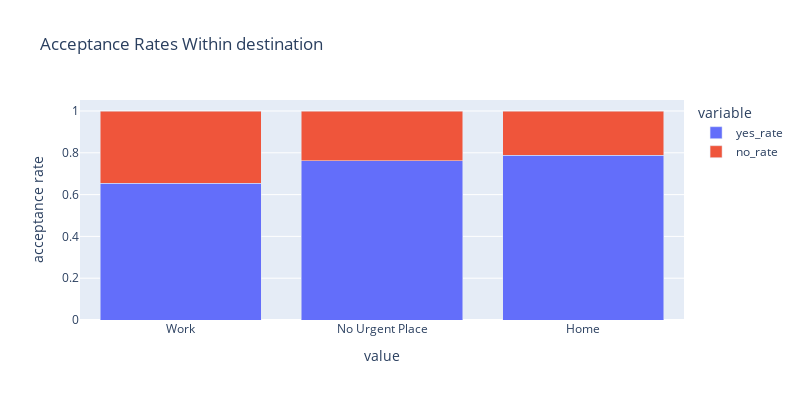
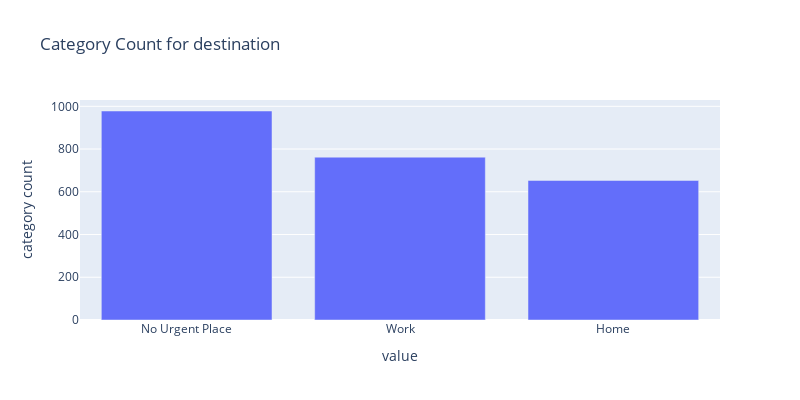
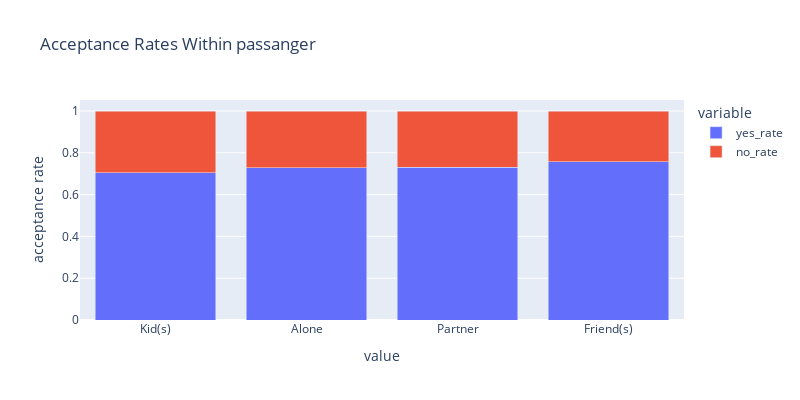
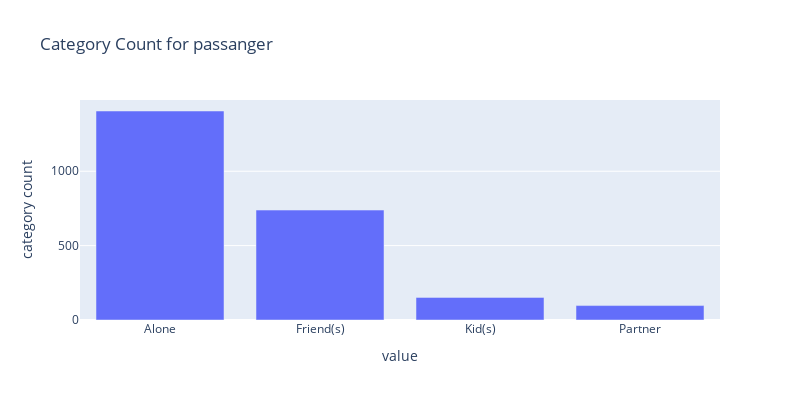

Write notebook code for charts like these, in order.
### Markdown cell above
#### Get Acceptance Rates

### Code cell
# Carry out & Take away coupons
coupon_data = data[data['coupon']=='Carry out & Take away']

# plot acceptance rates for each column
sorted_rates = get_sorted_rates(coupon_data)

### Figure 1 — Plotly figure (JSON) as saved in the notebook; plotly's stock layout.template omitted (floating-point values rounded to 4 significant figures)
{"data": [{"alignmentgroup": "True", "hovertemplate": "variable=yes_rate<br>value=%{x}<br>acceptance rate=%{y}<extra></extra>", "legendgroup": "yes_rate", "marker": {"color": "#636efa", "pattern": {"shape": ""}}, "name": "yes_rate", "offsetgroup": "yes_rate", "orientation": "v", "showlegend": true, "textposition": "auto", "type": "bar", "x": ["Work", "No Urgent Place", "Home"], "xaxis": "x", "y": [0.6549, 0.7628, 0.7887], "yaxis": "y"}, {"alignmentgroup": "True", "hovertemplate": "variable=no_rate<br>value=%{x}<br>acceptance rate=%{y}<extra></extra>", "legendgroup": "no_rate", "marker": {"color": "#EF553B", "pattern": {"shape": ""}}, "name": "no_rate", "offsetgroup": "no_rate", "orientation": "v", "showlegend": true, "textposition": "auto", "type": "bar", "x": ["Work", "No Urgent Place", "Home"], "xaxis": "x", "y": [0.3451, 0.2372, 0.2113], "yaxis": "y"}], "layout": {"barmode": "stack", "height": 400, "legend": {"title": {"text": "variable"}, "tracegroupgap": 0}, "title": {"text": "Acceptance Rates Within destination"}, "width": 800, "xaxis": {"anchor": "y", "domain": [0, 1], "title": {"text": "value"}}, "yaxis": {"anchor": "x", "domain": [0, 1], "title": {"text": "acceptance rate"}}}}

### Figure 2 — Plotly figure (JSON) as saved in the notebook; plotly's stock layout.template omitted (floating-point values rounded to 4 significant figures)
{"data": [{"alignmentgroup": "True", "hovertemplate": "value=%{x}<br>category count=%{y}<extra></extra>", "legendgroup": "", "marker": {"color": "#636efa", "pattern": {"shape": ""}}, "name": "", "offsetgroup": "", "orientation": "v", "showlegend": false, "textposition": "auto", "type": "bar", "x": ["No Urgent Place", "Work", "Home"], "xaxis": "x", "y": [978, 762, 653], "yaxis": "y"}], "layout": {"barmode": "relative", "height": 400, "legend": {"tracegroupgap": 0}, "title": {"text": "Category Count for destination"}, "width": 800, "xaxis": {"anchor": "y", "domain": [0, 1], "title": {"text": "value"}}, "yaxis": {"anchor": "x", "domain": [0, 1], "title": {"text": "category count"}}}}

### Figure 3 — Plotly figure (JSON) as saved in the notebook; plotly's stock layout.template omitted (floating-point values rounded to 4 significant figures)
{"data": [{"alignmentgroup": "True", "hovertemplate": "variable=yes_rate<br>value=%{x}<br>acceptance rate=%{y}<extra></extra>", "legendgroup": "yes_rate", "marker": {"color": "#636efa", "pattern": {"shape": ""}}, "name": "yes_rate", "offsetgroup": "yes_rate", "orientation": "v", "showlegend": true, "textposition": "auto", "type": "bar", "x": ["Kid(s)", "Alone", "Partner", "Friend(s)"], "xaxis": "x", "y": [0.7039, 0.7274, 0.732, 0.7578], "yaxis": "y"}, {"alignmentgroup": "True", "hovertemplate": "variable=no_rate<br>value=%{x}<br>acceptance rate=%{y}<extra></extra>", "legendgroup": "no_rate", "marker": {"color": "#EF553B", "pattern": {"shape": ""}}, "name": "no_rate", "offsetgroup": "no_rate", "orientation": "v", "showlegend": true, "textposition": "auto", "type": "bar", "x": ["Kid(s)", "Alone", "Partner", "Friend(s)"], "xaxis": "x", "y": [0.2961, 0.2726, 0.268, 0.2422], "yaxis": "y"}], "layout": {"barmode": "stack", "height": 400, "legend": {"title": {"text": "variable"}, "tracegroupgap": 0}, "title": {"text": "Acceptance Rates Within passanger"}, "width": 800, "xaxis": {"anchor": "y", "domain": [0, 1], "title": {"text": "value"}}, "yaxis": {"anchor": "x", "domain": [0, 1], "title": {"text": "acceptance rate"}}}}

### Figure 4 — Plotly figure (JSON) as saved in the notebook; plotly's stock layout.template omitted (floating-point values rounded to 4 significant figures)
{"data": [{"alignmentgroup": "True", "hovertemplate": "value=%{x}<br>category count=%{y}<extra></extra>", "legendgroup": "", "marker": {"color": "#636efa", "pattern": {"shape": ""}}, "name": "", "offsetgroup": "", "orientation": "v", "showlegend": false, "textposition": "auto", "type": "bar", "x": ["Alone", "Friend(s)", "Kid(s)", "Partner"], "xaxis": "x", "y": [1405, 739, 152, 97], "yaxis": "y"}], "layout": {"barmode": "relative", "height": 400, "legend": {"tracegroupgap": 0}, "title": {"text": "Category Count for passanger"}, "width": 800, "xaxis": {"anchor": "y", "domain": [0, 1], "title": {"text": "value"}}, "yaxis": {"anchor": "x", "domain": [0, 1], "title": {"text": "category count"}}}}
